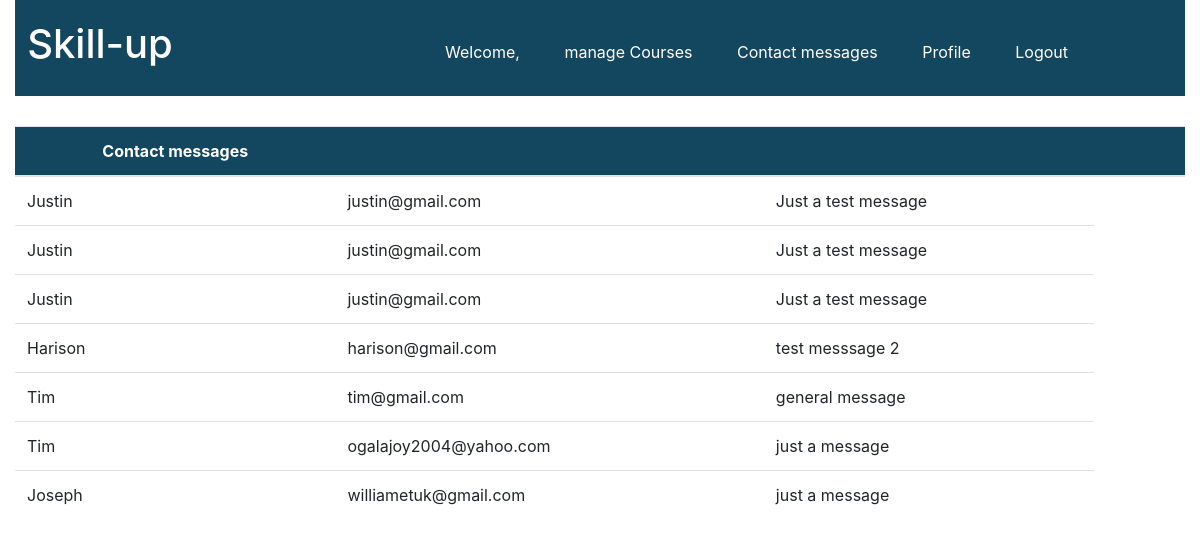
The app's page /skillup/contact_messages with its own data.
### skillup/models.py (models this page shows)
class ContactMessage(models.Model):
    name = models.CharField(max_length=65)
    email = models.CharField(max_length=65)
    message = models.TextField()

### skillup/views.py (the view)
# urls.py: path("contact_messages", views.contact_messages, name="contact_messages"),
def contact_messages(request):
    context = {
        "messages": ContactMessage.objects.all()
    }
    return render(request, "contact_messages.html", context)

### skillup/templates/contact_messages.html (shortened to what this page needs)
{% extends 'base.html' %}
{% block content %}
<nav>
    <div class="row">
        <div class="col-md-2 title"><h1 class="text-center"><a href="{% url 'admin_area' %}" class="title_text">Skill-up</a></h1></div>
        <div class="col-md-10 text-right menu_items">
            <ul>
                <li><a href="#">Welcome, {{ user.username }}</a></li>
                <li><a href="{% url 'manage_courses' %}">manage Courses</a></li>
                <li><a href="{% url 'contact_messages' %}">Contact messages</a></li>
                <li><a href="{% url 'profile' %}">Profile</a></li>
                <li><a href="{% url 'logout' %}">Logout</a></li>
            </ul>
        </div>
    </div>
</nav>
<div class="row">
    <div class="col-md-12 banner">
        <table class="table">
            <thead class="table_head">
            <tr>
                <th scope="col">Contact messages</th>
                <th scope="col"></th>
                <th scope="col"></th>
                <th scope="col"></th>
                <th scope="col"></th>
            </tr>
            </thead>
            <tbody>
            {% for message in messages %}
            <tr>
                <td>{{ message.name }}</td>
                <td>{{ message.email }}</td>
                <td>{{ message.message }}</td>
            </tr>
            {% endfor %}
        </table>
    </div>
</div>
    {% endblock %}

### skillup/static/skillup/css/style.css (style rules this page uses)
nav { background: #12475f; width:100%; height: auto; }
ul { width:80%; margin: 0 auto; padding: 0; }
ul li { list-style-type:none; display: inline-block; padding: 20px; }
ul li a { color: #fff; text-decoration: none; }
.title { color: #fff; margin-top: 13px; }
.title_text { color: #fff; }
.banner { color: #12475f; }
.table_head { background: #12475f; color: #fff; text-align: center; }
.banner { margin-top: 30px; }
.title { margin-top: 20px; margin-bottom: 20px; }
.menu_items { margin-top:20px; }

### records on screen
ContactMessage: name "Justin", email "justin@gmail.com", message "Just a test message"
ContactMessage: name "Justin", email "justin@gmail.com", message "Just a test message"
ContactMessage: name "Justin", email "justin@gmail.com", message "Just a test message"
ContactMessage: name "Harison", email "harison@gmail.com", message "test messsage 2"
ContactMessage: name "Tim", email "tim@gmail.com", message "general message"
ContactMessage: name "Tim", email "ogalajoy2004@yahoo.com", message "just a message"
ContactMessage: name "Joseph", email "williametuk@gmail.com", message "just a message"
